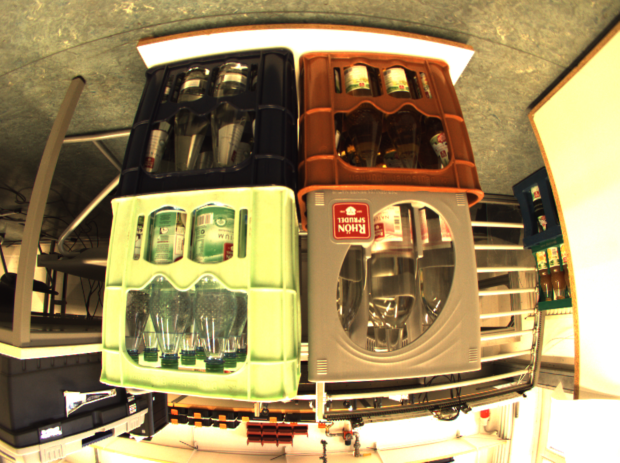
#> input picture cv2_remove_distortion/sample.bmp, 1239 x 925 px (shown at 1/2 size)
$ python img_bmp_utils.py
#> lines starting #> are read from the running program, lines starting #| are printed output that depends on the picture
#> the answer given: cv2_remove_distortion
# import json
import numpy as np
import matplotlib.pyplot as plt

import cv2
from pathlib import Path


def read_bmp(img_files, width, height, channels):
#> called with width = 128, height = 128, channels = 3
    img_num = len(img_files)
    image_set = np.zeros([img_num, width, height, channels], dtype=np.uint8)

    for i, file in enumerate(img_files):
        src = cv2.imread(str(file), cv2.IMREAD_UNCHANGED)
#> src is the input picture: shape (925, 1239, 3); mean B, G, R 94.9, 138.9, 158
        src = cv2.resize(src, (width, height))
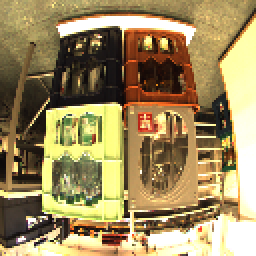
#> src: shape (128, 128, 3) (shown 2 times larger); mean B, G, R 94.8, 138.8, 157.9
        image_set[i, :, :, 0] = src[:, :, 2]
        image_set[i, :, :, 1] = src[:, :, 1]
        image_set[i, :, :, 2] = src[:, :, 0]

    image_set = image_set.reshape(img_num, width, height, channels)

    return image_set


def read_cmp(segmap_files, width, height):
#> called with width = 128, height = 128
    segmap_num = len(segmap_files)
    # Read the cmp files
    label_set = np.zeros([segmap_num, width, height], dtype=np.int8)

    for i, file in enumerate(segmap_files):

        # open binary file
        file = open(file, "rb")

        # get file size
        file.seek(0, 2)    # set pointer to end of file
        nb_bytes = file.tell()
        file.seek(0, 0)    # set pointer to begin of file
        buf = file.read(nb_bytes)
        file.close()

        # convert from byte stream to numpy array
        segmap = np.asarray(list(buf), dtype=np.byte)
        current_dimension = int(segmap.shape[0]**0.5)

        segmap = segmap.reshape([current_dimension, current_dimension])

        segmap = cv2.resize(np.array(segmap, dtype='uint8'),
                            (width, height),  interpolation=cv2.INTER_LINEAR)
        # segmap = np.resize(segmap, [width, height])
        # segmap = segmap.reshape([width, height])

        label_set[i, :, :] = segmap
        print("Processing:", i+1, '/', segmap_num)

    return label_set


def read_bmp_cmp(img_files, cmap_files, width, height, channels):
    image_arr = read_bmp(img_files, width, height, channels)
    annot_arr = read_cmp(cmap_files, width, height)

    return image_arr, annot_arr


def save_npy(CWD_PATH, image_arr, label_arr):
    # Destination directory of dataset
    OUTPUT_PATH = CWD_PATH / 'dataset'
    if OUTPUT_PATH.is_dir():
        print("Dataset folder exists; overwriting existing files in folder")
    else:
        print("Dataset folder created")
        OUTPUT_PATH.mkdir()

    # Saving as .npy files
    np.save(OUTPUT_PATH / 'dataset_images', image_arr)
    np.save(OUTPUT_PATH / 'dataset_labels', label_arr)


def save_cmp_npy(CWD_PATH, label_arr):
    # Destination directory of dataset
    OUTPUT_PATH = CWD_PATH / 'dataset'
    if OUTPUT_PATH.is_dir():
        print("Dataset folder exists; overwriting existing files in folder")
    else:
        print("Dataset folder created")
        OUTPUT_PATH.mkdir()

    # Saving as .npy files
    np.save(OUTPUT_PATH / 'dataset_labels', label_arr)


def read_npy(CWD_PATH):
    # Testing the output files
    image_arr = np.load(CWD_PATH/'dataset_images.npy')
    annot_arr = np.load(CWD_PATH/'dataset_labels.npy')

    print("Image array:", image_arr.shape)
    print("Annotation array:", annot_arr.shape)

    return image_arr, annot_arr


def read_cmp_npy(CWD_PATH):
    # Testing the output files
    annot_arr = np.load(CWD_PATH/'dataset_labels.npy')

    print("Annotation array:", annot_arr.shape)

    return annot_arr


def main():
    """read BMP and CMP files from DATA_PATH and saves NPY arrays for each
    """
    # Future: use arg parese here
    DATA_PATH = Path(input("Enter image directory: "))

    img_files = list(DATA_PATH.glob('**/*.bmp'))
    cmp_files = list(DATA_PATH.glob('**/*.cmp'))
    # img_num = len(img_files)    # number of image files
    # cmp_num = len(cmp_files)    # number of annotation files

    """exp_num = int(img_num / cmp_num)

    if img_num % cmp_num != 0:
        print("Missing images or annotations")
    else:
        print("Found " + str(img_num) + " BMP files")
        print("Found " + str(cmp_num) + " CMP files")
        print("Exposures: " + str(exp_num))
        print("Batch size: " + str(cmp_num))
    """

    # Needed output shape of image batch
    # => (batch_len, exposure_level, width, height, 3)
    # Needed output shape of annotation batch
    # => (batch_len)
    # !! Future, this should be a JSON config
    width = 128
    height = 128
    channels = 3

    # Read the bmp, cmp files
    image_set, label_set = read_bmp_cmp(
        img_files, cmp_files, width, height, channels)

    # Saving the images to as NPY files
    save_npy(DATA_PATH, image_set, label_set)

    i = 0
    # plt.imshow(image_set[i][0])
    # plt.show()

#> (the run stopped early here; a loop or call above may not have finished)
